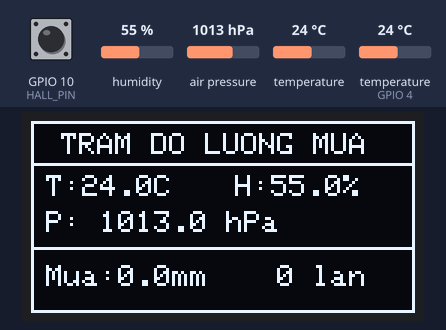
This sketch was run on a simulated ESP32-S3. Shown: 128×64 one-colour display. Inputs (shaded band) come from the test bench; at power-on: GPIO 10 (HALL_PIN) HIGH, air pressure 1013 hPa, temperature 24 °C, humidity 55 %, temperature (sensor on GPIO 4) 24 °C. WiFi joins after 1.5 s; servers stay silent unless stated; the local clock reads 2024-03-15 10:24:30 at power-on unless the sketch sets it; EEPROM starts erased; no MQTT or app messages arrive unless stated; what the sketch prints to the serial monitor is not drawn.

Above: at 1.3 s.
1.4 s: GPIO 10 (HALL_PIN) pulled LOW for 0.15 s
At 2.6 s:
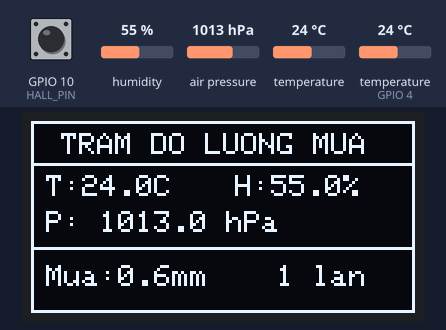
3.0 s: air pressure set to 952 hPa
At 6.2 s:
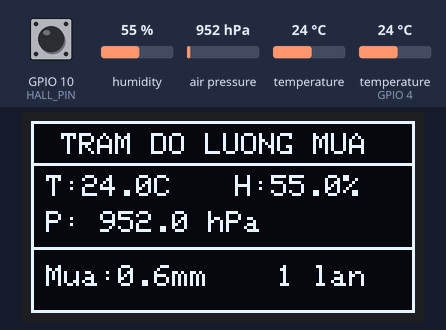
6.5 s: temperature (sensor 0) set to 3 °C
At 8.3 s:
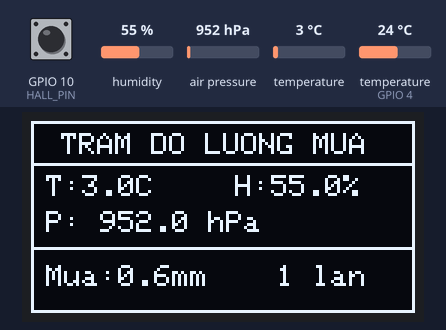
9.0 s: humidity set to 22 %
At 11.2 s:
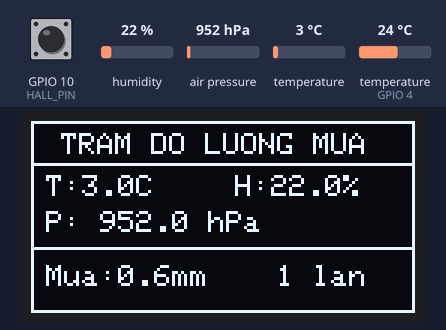
11.5 s: GPIO 10 (HALL_PIN) pulled LOW for 1 s
At 12.7 s:
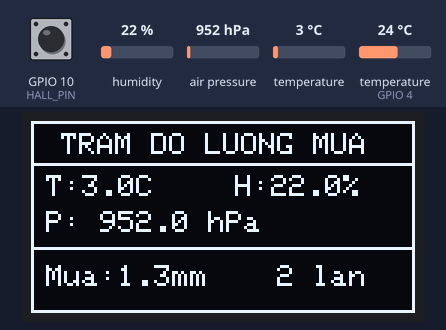
14.0 s: air pressure set to 1000 hPa
At 16.4 s:
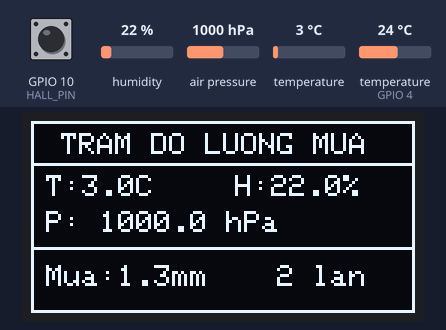
Timing chart, 0 to 17.5 s (numbered marks = the images above; inputs shaded):
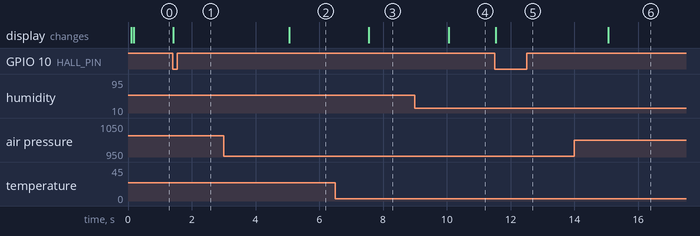

Measured:
- after the input at 1.4 s, the display: changes at once (image 1)
- after the input at 3.0 s, the display: changes after 2.1 s (image 2)
- after the input at 6.5 s, the display: changes after 1.1 s (image 3)
- after the input at 9.0 s, the display: changes after 1.1 s (image 4)
- after the input at 11.5 s, the display: changes at once (image 5)
- after the input at 14.0 s, the display: changes after 1.1 s (image 6)

The sketch:

IOT_MQTT_TLS.ino
```cpp
#include <Wire.h>
#include <Adafruit_GFX.h>
#include <Adafruit_SH110X.h>
#include <Adafruit_BMP085.h>
#include <DHT.h>
#include <Preferences.h>
#include <WiFi.h>
#include <WiFiMulti.h>
#include <WiFiClientSecure.h>
#include <PubSubClient.h>
#include <time.h>

// --- CẤU HÌNH DANH SÁCH NHIỀU MẠNG WI-FI (GIỮ NGUYÊN 100%) ---
struct WifiCredential {
  const char *ssid;
  const char *password;
};

const WifiCredential WIFI_NETWORKS[] = {
  {"FPT", "29082006"},         // Mạng FPT
  {"P104", "fptxinchao"},      // Mạng P104
  {"Life's Good Big Tits", "11111111"},
};
const size_t NUM_WIFI_NETWORKS = sizeof(WIFI_NETWORKS) / sizeof(WIFI_NETWORKS[0]);

// --- CẤU HÌNH EMQX CLOUD (TLS PORT 8883) ---
const char MQTT_HOST[] = "i1c0bdef.ala.asia-southeast1.emqxsl.com";
const uint16_t MQTT_PORT = 8883;
const char MQTT_USERNAME[] = "ESP32_RAINFALL";
const char MQTT_PASSWORD[] = "123456789";
const char MQTT_DATA_TOPIC[] = "weather/station01/data";
const char MQTT_STATUS_TOPIC[] = "weather/station01/status";

// Chứng chỉ gốc CA của EMQX Cloud
const char MQTT_ROOT_CA[] = R"EOF(
-----BEGIN CERTIFICATE-----
MIIDjjCCAnagAwIBAgIQAzrx5qcRqaC7KGSxHQn65TANBgkqhkiG9w0BAQsFADBh
MQswCQYDVQQGEwJVUzEVMBMGA1UEChMMRGlnaUNlcnQgSW5jMRkwFwYDVQQLExB3
d3cuZGlnaWNlcnQuY29tMSAwHgYDVQQDExdEaWdpQ2VydCBHbG9iYWwgUm9vdCBH
MjAeFw0xMzA4MDExMjAwMDBaFw0zODAxMTUxMjAwMDBaMGExCzAJBgNVBAYTAlVT
MRUwEwYDVQQKEwxEaWdpQ2VydCBJbmMxGTAXBgNVBAsTEHd3dy5kaWdpY2VydC5j
b20xIDAeBgNVBAMTF0RpZ2lDZXJ0IEdsb2JhbCBSb290IEcyMIIBIjANBgkqhkiG
9w0BAQEFAAOCAQ8AMIIBCgKCAQEAuzfNNNx7a8myaJCtSnX/RrohCgiN9RlUyfuI
2/Ou8jqJkTx65qsGGmvPrC3oXgkkRLpimn7Wo6h+4FR1IAWsULecYxpsMNzaHxmx
1x7e/dfgy5SDN67sH0NO3Xss0r0upS/kqbitOtSZpLYl6ZtrAGCSYP9PIUkY92eQ
q2EGnI/yuum06ZIya7XzV+hdG82MHauVBJVJ8zUtluNJbd134/tJS7SsVQepj5Wz
tCO7TG1F8PapspUwtP1MVYwnSlcUfIKdzXOS0xZKBgyMUNGPHgm+F6HmIcr9g+UQ
vIOlCsRnKPZzFBQ9RnbDhxSJITRNrw9FDKZJobq7nMWxM4MphQIDAQABo0IwQDAP
BgNVHRMBAf8EBTADAQH/MA4GA1UdDwEB/wQEAwIBhjAdBgNVHQ4EFgQUTiJUIBiV
5uNu5g/6+rkS7QYXjzkwDQYJKoZIhvcNAQELBQADggEBAGBnKJRvDkhj6zHd6mcY
1Yl9PMWLSn/pvtsrF9+wX3N3KjITOYFnQoQj8kVnNeyIv/iPsGEMNKSuIEyExtv4
NeF22d+mQrvHRAiGfzZ0JFrabA0UWTW98kndth/Jsw1HKj2ZL7tcu7XUIOGZX1NG
Fdtom/DzMNU+MeKNhJ7jitralj41E6Vf8PlwUHBHQRFXGU7Aj64GxJUTFy8bJZ91
8rGOmaFvE7FBcf6IKshPECBV1/MUReXgRPTqh5Uykw7+U0b6LJ3/iyK5S9kJRaTe
pLiaWN0bfVKfjllDiIGknibVb63dDcY3fe0Dkhvld1927jyNxF1WW6LZZm6zNTfl
MrY=
-----END CERTIFICATE-----
)EOF";

const uint32_t MQTT_PUBLISH_INTERVAL_MS = 10000;
const uint32_t MQTT_EVENT_MIN_INTERVAL_MS = 1000;
const uint32_t WIFI_RETRY_INTERVAL_MS = 10000;
const uint32_t MQTT_RETRY_MIN_MS = 5000;
const uint32_t MQTT_RETRY_MAX_MS = 60000;

// Queue lưu bản đo telemetry giữa loop() và FreeRTOS Task
struct TelemetrySnapshot {
  int tips;
  float temperature;
  float humidity;
  float pressure;
  bool dhtOk;
  bool bmpOk;
  uint32_t resetSequence;
  uint32_t uptimeMs;
};
QueueHandle_t telemetryQueue = nullptr;
uint32_t rainResetSequence = 0;

void startNetwork();
void captureTelemetry();
void networkTask(void *parameter);
bool publishTelemetry(PubSubClient &mqtt, const TelemetrySnapshot &sample, const char *clientId);

// --- CẤU HÌNH PHẦN CỨNG ---
#define SCREEN_WIDTH 128
#define SCREEN_HEIGHT 64
#define OLED_RESET    -1
#define OLED_I2C_ADDR 0x3C

// Chân I2C (dùng chung song song cho cả Màn hình OLED và Cảm biến BMP180)
#define I2C_SDA 8
#define I2C_SCL 9

// Chân cảm biến mưa & DHT11 & Nút Boot
#define HALL_PIN 10
#define DHT_PIN 4
#define DHT_TYPE DHT11
#define BOOT_BUTTON_PIN 0

Adafruit_SH1106G display = Adafruit_SH1106G(SCREEN_WIDTH, SCREEN_HEIGHT, &Wire, OLED_RESET);
Adafruit_BMP085 bmp;
DHT dht(DHT_PIN, DHT_TYPE);

// --- BIẾN ĐO MƯA ---
const float RAINFALL_PER_TIP = 0.64;         // 0.64 mm nước / lần lật
volatile int tipCount = 0;
volatile unsigned long lastTipTime = 0;
const unsigned long DEBOUNCE_DELAY = 200;   // Khóa chống dội 200ms

int lastDisplayedTipCount = 0;

// Biến lưu thông số môi trường
float currentTemp = 0.0;
float currentHum = 0.0;
float currentPress = 0.0;
unsigned long lastSensorReadTime = 0;
bool dhtFound = false;
bool bmpFound = false;

// NGẮT PHẦN CỨNG: bắt sườn xuống khi gàu lật
void IRAM_ATTR onHallInterrupt() {
  unsigned long now = millis();
  if (now - lastTipTime > DEBOUNCE_DELAY) {
    tipCount++;
    lastTipTime = now;
  }
}

// Đọc tipCount an toàn (tắt ngắt tạm thời trong lúc đọc biến volatile)
int getTipCount() {
  noInterrupts();
  int v = tipCount;
  interrupts();
  return v;
}

// --- HÀM LƯU & ĐỌC FLASH NVS ĐỘC LẬP ---
void saveTipsToFlash(int tips) {
  Preferences p;
  if (p.begin("rain_station", false)) {
    p.putInt("tips", tips);
    p.end();
    Serial.printf("[FLASH] Da ghi vao Flash: %d lan lat\n", tips);
  }
}

int loadTipsFromFlash() {
  Preferences p;
  int saved = 0;
  if (p.begin("rain_station", false)) {
    saved = p.getInt("tips", 0);
    p.end();
    Serial.printf("[FLASH] Khoi phuc tu Flash: %d lan lat\n", saved);
  }
  return saved;
}

void readEnvSensors();
void updateOledDisplay(int tips);
void resetRain(const char* reason);
bool initBMP();

void setup() {
  Serial.begin(115200);
  Serial.setTxTimeoutMs(0); // CHỐNG TREO ESP32-S3 KHI KHÔNG KẾT NỐI SERIAL MONITOR

  // 1. Cấu hình chân ngắt gàu lật & nút Boot
  pinMode(HALL_PIN, INPUT_PULLUP);
  pinMode(BOOT_BUTTON_PIN, INPUT_PULLUP);
  attachInterrupt(digitalPinToInterrupt(HALL_PIN), onHallInterrupt, FALLING);

  // 2. Khởi tạo Bus I2C (SDA=GPIO8, SCL=GPIO9, 100kHz) với timeout 50ms chống treo bus
  Wire.begin(I2C_SDA, I2C_SCL, 100000);
  Wire.setTimeOut(50);
  delay(100);

  // 3. Khởi tạo màn hình OLED
  display.begin(OLED_I2C_ADDR, true);
  // Khóa lại cấu hình chân I2C đảm bảo chân luôn là GPIO 8 & 9
  Wire.begin(I2C_SDA, I2C_SCL, 100000);
  Wire.setTimeOut(50);

  display.clearDisplay();
  display.setTextColor(SH110X_WHITE);
  display.setTextSize(1);
  display.setTextWrap(false);

  // 4. Khôi phục số lần lật từ bộ nhớ Flash
  tipCount = loadTipsFromFlash();
  lastDisplayedTipCount = tipCount;

  // 5. Khởi tạo DHT11 & BMP180
  dht.begin();
  initBMP();

  // Khóa lại bus I2C sau khi initBMP để OLED luôn hoạt động ổn định
  Wire.begin(I2C_SDA, I2C_SCL, 100000);
  Wire.setTimeOut(50);

  // Đọc thông số ban đầu và hiển thị lập tức lên màn hình OLED
  readEnvSensors();
  updateOledDisplay(tipCount);

  // 6. Khởi động luồng mạng FreeRTOS ngầm
  startNetwork();
}

void loop() {
  unsigned long currentTime = millis();

  // 1. CẬP NHẬT TỨC THÌ KHI GÀU VỪA LẬT & LƯU NGAY VÀO FLASH
  int tips = getTipCount();
  if (tips != lastDisplayedTipCount) {
    lastDisplayedTipCount = tips;
    saveTipsToFlash(tips);
    updateOledDisplay(tips);
    Serial.printf("[MUA] GAU LAT! So lan: %d | Luong: %.2f mm\n", tips, tips * RAINFALL_PER_TIP);
  }

  // 2. ĐỌC DHT11 & BMP180 ĐỊNH KỲ MỖI 2.5 GIÂY
  if (currentTime - lastSensorReadTime >= 2500) {
    lastSensorReadTime = currentTime;
    readEnvSensors();
    updateOledDisplay(getTipCount());
  }

  // 3. NÚT BOOT (GPIO 0): PHẢI NHẤN GIỮ 3 GIÂY MỚI RESET MƯA
  static unsigned long btnPressStartTime = 0;
  static bool isBtnPressed = false;

  if (currentTime > 6000) {
    bool btn = digitalRead(BOOT_BUTTON_PIN);
    if (btn == LOW) {
      if (!isBtnPressed) {
        isBtnPressed = true;
        btnPressStartTime = currentTime;
      } else if (currentTime - btnPressStartTime >= 3000) {
        isBtnPressed = false;
        resetRain("NHAN GIU NUT BOOT 3S");
      }
    } else {
      isBtnPressed = false;
    }
  }

  captureTelemetry();
  delay(1);
}

bool initBMP() {
  Wire.begin(I2C_SDA, I2C_SCL, 100000);
  Wire.setTimeOut(50);
  if (bmp.begin()) {
    bmpFound = true;
    Serial.println("[BMP180] Tim thay va khoi tao thanh cong tai dia chi 0x77!");
    Wire.begin(I2C_SDA, I2C_SCL, 100000);
    return true;
  }
  bmpFound = false;
  Wire.begin(I2C_SDA, I2C_SCL, 100000);
  Serial.println("[BMP180] Chua tim thay BMP180!");
  return false;
}

void readEnvSensors() {
  // 1. Đọc DHT11 (Độ ẩm & Nhiệt độ dự phòng)
  float h = dht.readHumidity();
  float t_dht = dht.readTemperature();

  static int dhtFailCount = 0;
  if (!isnan(h) && h >= 0.0 && h <= 100.0) {
    currentHum = h;
    dhtFound = true;
    dhtFailCount = 0;
  } else {
    dhtFailCount++;
    // Chỉ báo lỗi nếu mất đọc liên tục quá 4 lần (>10 giây) để tránh chớp nháy màn hình
    if (dhtFailCount > 4) {
      dhtFound = false;
    }
  }

  // 2. Đọc BMP180 (Áp suất khí quyển & Nhiệt độ chính xác cao)
  if (!bmpFound) {
    initBMP();
  }

  if (bmpFound) {
    float p = bmp.readPressure() / 100.0F; // Pa -> hPa
    float t_bmp = bmp.readTemperature();
    if (!isnan(p) && p > 300.0 && p < 1200.0) {
      currentPress = p;
      if (!isnan(t_bmp) && t_bmp > -40.0 && t_bmp < 85.0) {
        currentTemp = t_bmp; // Ưu tiên nhiệt độ mượt mà từ BMP180
      }
    } else {
      bmpFound = false;
    }
  }

  // Dự phòng: Nếu mất BMP180 nhưng DHT11 vẫn đọc tốt, lấy nhiệt độ từ DHT11
  if (!bmpFound && dhtFound && !isnan(t_dht) && t_dht > -40.0 && t_dht < 85.0) {
    currentTemp = t_dht;
  }
}

void resetRain(const char* reason) {
  noInterrupts();
  tipCount = 0;
  interrupts();
  lastDisplayedTipCount = 0;
  rainResetSequence++;

  saveTipsToFlash(0);

  Serial.printf("\n==================================================\n");
  Serial.printf(">>> DA RESET LUONG MUA VE 0 | LY DO: %s <<<\n", reason);
  Serial.printf("==================================================\n\n");
  updateOledDisplay(0);
}

// Bố cục hiển thị OLED 128x64
void updateOledDisplay(int tips) {
  float rainMm = tips * RAINFALL_PER_TIP;

  display.clearDisplay();
  // ĐẢM BẢO CHỮ LUÔN MÀU TRẮNG VÀ CỠ 1 ĐỂ KHÔNG BỊ MẤT CHỮ TRÊN MÀN HÌNH ĐEN
  display.setTextColor(SH110X_WHITE);
  display.setTextSize(1);
  display.setTextWrap(false);

  display.drawRect(0, 0, 128, 64, SH110X_WHITE);

  // Tiêu đề
  display.setCursor(10, 4);
  display.print("TRAM DO LUONG MUA");
  display.drawLine(0, 14, 128, 14, SH110X_WHITE);

  // Nhiệt độ & Độ ẩm
  display.setCursor(5, 18);
  if (bmpFound || dhtFound) {
    display.printf("T:%.1fC", currentTemp);
  } else {
    display.print("T:--.-C");
  }

  display.setCursor(68, 18);
  if (dhtFound) {
    display.printf("H:%.1f%%", currentHum);
  } else {
    display.print("H:--.-%");
  }

  // Áp suất khí quyển
  display.setCursor(5, 30);
  if (bmpFound) {
    display.printf("P: %.1f hPa", currentPress);
  } else {
    display.print("P: Mat BMP180!");
  }

  display.drawLine(0, 42, 128, 42, SH110X_WHITE);

  // Lượng mưa và số lần lật
  display.setCursor(5, 48);
  display.printf("Mua:%.1fmm", rainMm);
  display.setCursor(82, 48);
  display.printf("%d lan", tips);

  display.display();
}

// ===================== PHẦN WI-FI MULTI / MQTT (FREERTOS TASK) =====================

void startNetwork() {
  if (NUM_WIFI_NETWORKS == 0 || WIFI_NETWORKS[0].ssid[0] == '\0') {
    Serial.println("[NET] Chua cau hinh Wi-Fi. Tram tiep tuc chay offline.");
    return;
  }
  telemetryQueue = xQueueCreate(1, sizeof(TelemetrySnapshot));
  if (telemetryQueue == nullptr) return;

  captureTelemetry();
  // Khởi chạy task ngầm xử lý mạng trên FreeRTOS
  xTaskCreate(networkTask, "wifi_mqtt", 12288, nullptr, 1, nullptr);
}

void captureTelemetry() {
  if (telemetryQueue == nullptr) return;
  static bool firstSample = true;
  static uint32_t lastCapture = 0;
  const uint32_t now = millis();
  if (!firstSample && uint32_t(now - lastCapture) < 100) return;
  firstSample = false;
  lastCapture = now;

  TelemetrySnapshot sample;
  sample.tips = getTipCount();
  sample.temperature = currentTemp;
  sample.humidity = currentHum;
  sample.pressure = currentPress;
  sample.dhtOk = dhtFound;
  sample.bmpOk = bmpFound;
  sample.resetSequence = rainResetSequence;
  sample.uptimeMs = now;
  xQueueOverwrite(telemetryQueue, &sample);
}

bool publishTelemetry(PubSubClient &mqtt, const TelemetrySnapshot &sample, const char *clientId) {
  char tempStr[16], humStr[16], pressStr[16];

  if (sample.bmpOk || sample.dhtOk) snprintf(tempStr, sizeof(tempStr), "%.2f", sample.temperature);
  else snprintf(tempStr, sizeof(tempStr), "null");

  if (sample.dhtOk) snprintf(humStr, sizeof(humStr), "%.2f", sample.humidity);
  else snprintf(humStr, sizeof(humStr), "null");

  if (sample.bmpOk) snprintf(pressStr, sizeof(pressStr), "%.2f", sample.pressure);
  else snprintf(pressStr, sizeof(pressStr), "null");

  char payload[512];
  const int length = snprintf(
      payload, sizeof(payload),
      "{\"device_id\":\"%s\",\"temperature_c\":%s,\"humidity_pct\":%s,"
      "\"pressure_hpa\":%s,\"rain_mm\":%.2f,\"tip_count\":%d,"
      "\"bme280_found\":%s,\"rain_reset_sequence\":%lu,"
      "\"uptime_ms\":%lu,\"published_at_unix\":%llu,\"wifi_rssi_dbm\":%d}",
      clientId, tempStr, humStr, pressStr,
      static_cast<double>(sample.tips * RAINFALL_PER_TIP), sample.tips,
      (sample.bmpOk || sample.dhtOk) ? "true" : "false",
      static_cast<unsigned long>(sample.resetSequence),
      static_cast<unsigned long>(sample.uptimeMs),
      static_cast<unsigned long long>(time(nullptr)), WiFi.RSSI());

  if (length < 0 || static_cast<size_t>(length) >= sizeof(payload)) return false;

  const bool sent = mqtt.publish(MQTT_DATA_TOPIC, payload, true);
  if (sent) Serial.printf("[MQTT] Da gui: %s\n", payload);
  else Serial.println("[MQTT] Gui that bai, se thu lai.");
  return sent;
}

void networkTask(void *parameter) {
  (void)parameter;
  WiFiClientSecure tlsClient;
  PubSubClient mqtt(tlsClient);
  tlsClient.setCACert(MQTT_ROOT_CA);
  tlsClient.setHandshakeTimeout(8);
  mqtt.setServer(MQTT_HOST, MQTT_PORT);
  mqtt.setKeepAlive(30);
  mqtt.setSocketTimeout(3);

  if (!mqtt.setBufferSize(1024)) {
    vTaskDelete(nullptr);
    return;
  }

  // Cấu hình Wi-Fi Multi tự động chuyển sang mạng có sóng tốt nhất
  WiFi.persistent(false);
  WiFi.mode(WIFI_STA);
  WiFi.setAutoReconnect(true);

  WiFiMulti wifiMulti;
  for (size_t i = 0; i < NUM_WIFI_NETWORKS; i++) {
    if (WIFI_NETWORKS[i].ssid && WIFI_NETWORKS[i].ssid[0] != '\0') {
      wifiMulti.addAP(WIFI_NETWORKS[i].ssid, WIFI_NETWORKS[i].password);
      Serial.printf("[WiFi] Da dang ky mang WiFi: %s\n", WIFI_NETWORKS[i].ssid);
    }
  }

  Serial.println("[WiFi] Dang quet va ket noi vao mang WiFi manh nhat...");
  wifiMulti.run();

  const uint64_t chipId = ESP.getEfuseMac();
  char clientId[40];
  snprintf(clientId, sizeof(clientId), "weather-%04X%08lX",
           static_cast<unsigned int>((chipId >> 32) & 0xFFFF),
           static_cast<unsigned long>(chipId & 0xFFFFFFFFULL));

  bool wifiWasConnected = false;
  bool timeSyncStarted = false;
  bool forcePublish = true;
  bool havePublished = false;
  int lastSentTips = 0;
  uint32_t lastSentReset = 0;
  uint32_t lastWifiAttempt = millis();
  uint32_t lastMqttAttempt = millis() - MQTT_RETRY_MIN_MS;
  uint32_t mqttRetryMs = MQTT_RETRY_MIN_MS;
  uint32_t lastPublish = 0;
  uint32_t lastPublishAttempt = millis() - MQTT_EVENT_MIN_INTERVAL_MS;
  TelemetrySnapshot sample = {};

  for (;;) {
    uint32_t now = millis();

    // 1. Kiểm tra kết nối WiFi
    if (WiFi.status() != WL_CONNECTED) {
      if (wifiWasConnected) {
        Serial.println("[WiFi] Mat ket noi, dang quet mang du phong khac...");
        tlsClient.stop();
        wifiWasConnected = false;
        forcePublish = true;
      }
      if (uint32_t(now - lastWifiAttempt) >= WIFI_RETRY_INTERVAL_MS) {
        lastWifiAttempt = millis();
        wifiMulti.run();
      }
      vTaskDelay(pdMS_TO_TICKS(100));
      continue;
    }

    if (!wifiWasConnected) {
      wifiWasConnected = true;
      Serial.printf("[WiFi] Da ket noi! SSID: %s | IP: %s\n",
                    WiFi.SSID().c_str(), WiFi.localIP().toString().c_str());
      mqttRetryMs = MQTT_RETRY_MIN_MS;
      lastMqttAttempt = now - mqttRetryMs;
      if (!timeSyncStarted) {
        configTime(0, 0, "pool.ntp.org", "time.cloudflare.com", "time.google.com");
        timeSyncStarted = true;
      }
    }

    // 2. Chờ đồng bộ thời gian NTP (cần cho chứng thực TLS)
    if (time(nullptr) < 1704067200LL) {
      vTaskDelay(pdMS_TO_TICKS(100));
      continue;
    }

    // 3. Kết nối và duy trì MQTT Broker
    if (!mqtt.connected()) {
      if (uint32_t(now - lastMqttAttempt) >= mqttRetryMs) {
        tlsClient.stop();
        Serial.printf("[MQTT] Ket noi TLS %s:%u...\n", MQTT_HOST, MQTT_PORT);
        const bool connected = mqtt.connect(clientId, MQTT_USERNAME, MQTT_PASSWORD,
                                             MQTT_STATUS_TOPIC, 1, true, "offline");
        lastMqttAttempt = millis();
        if (connected) {
          mqttRetryMs = MQTT_RETRY_MIN_MS;
          forcePublish = true;
          lastPublishAttempt = millis() - MQTT_EVENT_MIN_INTERVAL_MS;
          mqtt.publish(MQTT_STATUS_TOPIC, "online", true);
          Serial.println("[MQTT] Da ket noi TLS thanh cong!");
        } else {
          tlsClient.stop();
          mqttRetryMs = mqttRetryMs < MQTT_RETRY_MAX_MS / 2 ? mqttRetryMs * 2 : MQTT_RETRY_MAX_MS;
        }
      }
      vTaskDelay(pdMS_TO_TICKS(50));
      continue;
    }

    mqtt.loop();

    // 4. Lấy dữ liệu mới nhất từ Queue và gửi lên MQTT
    if (xQueuePeek(telemetryQueue, &sample, 0) == pdTRUE) {
      now = millis();
      const bool rainChanged = !havePublished || sample.tips != lastSentTips ||
                               sample.resetSequence != lastSentReset;
      const bool periodic = uint32_t(now - lastPublish) >= MQTT_PUBLISH_INTERVAL_MS;
      if ((forcePublish || rainChanged || periodic) &&
          uint32_t(now - lastPublishAttempt) >= MQTT_EVENT_MIN_INTERVAL_MS) {
        lastPublishAttempt = now;
        if (publishTelemetry(mqtt, sample, clientId)) {
          lastPublish = millis();
          lastSentTips = sample.tips;
          lastSentReset = sample.resetSequence;
          havePublished = true;
          forcePublish = false;
        }
      }
    }
    vTaskDelay(pdMS_TO_TICKS(20));
  }
}
```
